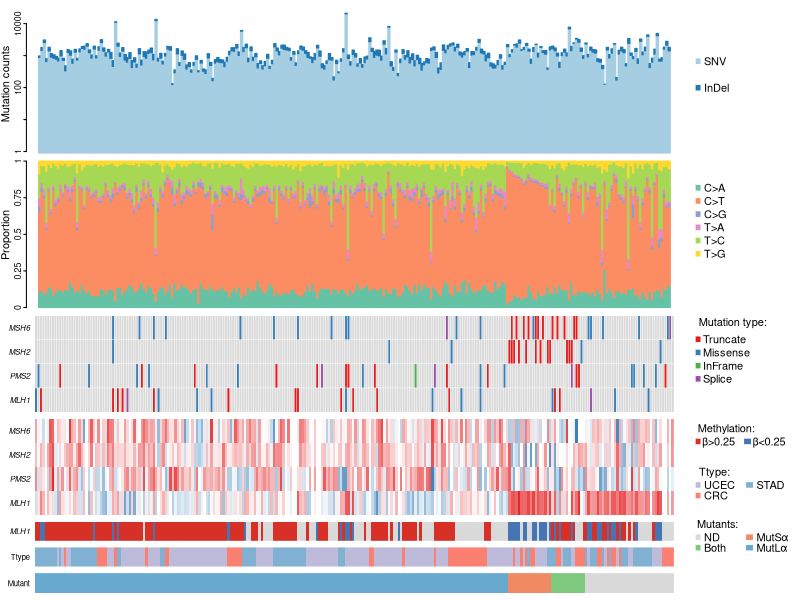

This chart was generated by the following R code:
mydata<-read.table("TCGA_MSI_anno.txt",header = T,row.names = 1,sep="\t")

#                   samples order                    
muts<-subset(mydata,select = 37)
muts$type<-rep(NA,nrow(muts))
muts$type[which(muts$muts=="")]=1
muts$type[which(muts$muts=="Double")]=2
muts$type[which(muts$muts==1)]=3
muts$type[which(muts$muts==0)]=4
order_name<-rownames(muts)[rev(order(muts$type))]

library(RColorBrewer)
dev.new()
cairo_pdf("Fig_1A.pdf",7,4.5)
ly<-layout(matrix(c(1:10,11,11,11,11),ncol=2),heights = c(6,6,4,4,1,1,1.3),widths = c(20,3))

#--------------------------------
#       SNV+INDEL
#--------------------------------
count<-subset(mydata,select = c(3,4))
count<-count[order_name,]
count$snv_log<-(count$total_mut)
count$indel_log<-(count$indel)
tmp<-t(as.matrix(count[,3:4]))
par(mar=c(0,1,1,0),mgp=c(0.1,0.2,0))
cl<-brewer.pal(3, "Paired")[1:2]
cl.snv<-cl
barplot(tmp,col=cl,border=cl,space=0,axes=F,axisnames=F,ylab="Mutation counts",xpd=T,log="y",xaxt="n")
a<-max(tmp[1,]+tmp[2,])
at<-seq(0,a,length.out=5)
axis(side=2, at=c(1,10,100,1000,10000), labels=c(1,"",100,"",10000), cex.axis=.8, xpd=TRUE,line=-1,tcl=-.2)

#--------------------------------
#     SIX TYPE MUTATION
#--------------------------------
six.mut<-subset(mydata,select = 5:10)
six.mut<-six.mut[order_name,]
tmp<-t(six.mut)
par(mar=c(0,1,.5,0),mgp=c(0.1,0.2,0))
cl<-brewer.pal(6, "Set2")
cl.six<-cl
barplot(tmp,col=cl,border=cl,space=0,axes=F,axisnames=F,ylab="Proportion",xpd=T)
at<-c(0,0.25,0.5,0.75,1)
axis(side=2, at=at, labels=at, cex.axis=.8, xpd=TRUE,line=-1,tcl=-.2)


#--------------------------------------
#                MMR MUTATION
#--------------------------------------
mmr.mut<-read.table("MMR_gene_mut_status.txt",header = T,row.names = 1)
mmr.mut<-mmr.mut[order_name,]
tmp<-as.matrix(mmr.mut)
genes<-substring(colnames(mmr.mut),1,4)
cl<-c("#d9d9d9",brewer.pal(4, "Set1"))
cl.mut<-cl
par(mar=c(0,2.65,.5,1.65),mgp=c(2,0,0))
c<-image(tmp,col=cl,axes=F,font=2)
grid(dim(tmp)[1], dim(tmp)[2], col="white", lty=1, lwd=.5)
axis(at=seq(0,1,length.out=dim(tmp)[2]),labels=genes,side=2,las=1,tick=F,cex.axis=.7,font=3,line=.4)


#--------------------------------------
#                MMR EXPRESSION
#--------------------------------------
mmr.exp<-subset(mydata,select = 31:34)
mmr.exp<-mmr.exp[order_name,]
tmp<-as.matrix(mmr.exp)
cl<-c("#377eb8","white","#e41a1c")
hcl<-colorRampPalette(cl)(100)
par(mar=c(0,2.65,.5,1.65),mgp=c(2,0,0))
min.max<-range(na.omit(tmp))
image(tmp,col=hcl,axes=F,font=2,zlim = c(-3,2.4))
axis(at=seq(0,1,length.out=dim(tmp)[2]),labels=genes,side=2,las=1,tick=F,cex.axis=.7,font=3,line=.4)


#--------------------------------------
#                MLH1 METHYL
#--------------------------------------
mlh1.met<-subset(mydata,select = 24)
mlh1.met<-as.data.frame(mlh1.met[order_name,])
rownames(mlh1.met)<-order_name
colnames(mlh1.met)<-"MLH1_me"
mlh1.met$type<-rep(NA,nrow(mlh1.met))
mlh1.met$type[which(is.na(mlh1.met$MLH1_me))]=0
mlh1.met$type[which(mlh1.met$MLH1_me>0.26)]=1
mlh1.met$type[which(mlh1.met$MLH1_me<0.26)]=2
tmp<-as.matrix(mlh1.met$type)
cl<-c("#d9d9d9","#d73027","#4575b4")
cl.met<-cl
par(mar=c(0,2.65,.5,1.65),mgp=c(2,0,0))
c<-image(tmp,col=cl,axes=F,font=2)
#grid(dim(tmp)[1], dim(tmp)[2], col="white", lty=1, lwd=.5)
axis(at=seq(0,1,length.out=dim(tmp)[2]),labels="MLH1",side=2,las=1,tick=F,cex.axis=.7,font=3,line=.4)


#--------------------------------------
#                TUMOR TYPE
#--------------------------------------
ttype<-subset(mydata,select = 1)
ttype<-as.data.frame(ttype[order_name,])
rownames(ttype)<-order_name
colnames(ttype)<-"cancer_type"
ttype$type<-rep(NA,nrow(ttype))
ttype$type[which(ttype$cancer_type=="UCEC")]=1
ttype$type[which(ttype$cancer_type=="COAD" |ttype$cancer_type=="READ" )]=2
ttype$type[which(ttype$cancer_type=="STAD")]=3
tmp<-as.matrix(ttype$type)
cl<-brewer.pal(5, "Set3")[3:5]
cl.ttype<-cl
par(mar=c(0,2.65,.5,1.65),mgp=c(2,0,0))
c<-image(tmp,col=cl,axes=F,font=2)
#grid(dim(tmp)[1], dim(tmp)[2], col="white", lty=1, lwd=.5)
axis(at=seq(0,1,length.out=dim(tmp)[2]),labels="Ttype",side=2,las=1,tick=F,cex.axis=.7,font=1,line=.4)


#--------------------------------------
#       MutL and MutS type
#--------------------------------------
muts<-subset(mydata,select = 37)
muts<-as.data.frame(muts[order_name,])
rownames(muts)<-order_name
muts$type<-rep(NA,nrow(muts))
muts$type[which(muts$muts=="")]=1
muts$type[which(muts$muts=="Double")]=2
muts$type[which(muts$muts==1)]=3
muts$type[which(muts$muts==0)]=4
tmp<-as.matrix(muts$type)
cl<-c("#d9d9d9","#7fc97f","#ef8a62","#67a9cf")
cl.muts<-cl
par(mar=c(0.5,2.65,.5,1.65),mgp=c(2,0,0))
c<-image(tmp,col=cl,axes=F,font=2)
#grid(dim(tmp)[1], dim(tmp)[2], col="white", lty=1, lwd=.5)
axis(at=seq(0,1,length.out=dim(tmp)[2]),labels="Mutant",side=2,las=1,tick=F,cex.axis=.7,font=1,line=.4)


#--------------------------------------
#           figure legend
#--------------------------------------
#empty figure SNV+INDEL
par(mgp=c(2,0,0),mar=c(0,0,0,1))
plot(0,type="n",bty="n",ann=F,axes=F)
legend(x=0.45,y=.5,legend=c("SNV","InDel"),x.intersp=0.3,y.intersp=2,fill=cl.snv,horiz=F,xpd=T, box.col=NA,border=col,ncol=1)

#empty figure SIX TYPE
par(mgp=c(2,0,0),mar=c(0,0,0,1))
plot(0,type="n",bty="n",ann=F,axes=F)
legend(x=0.45,y=.8,legend=c("C>A","C>T","C>G","T>A","T>C","T>G"),x.intersp=0.3,y.intersp=1,fill=cl.six,horiz=F,xpd=T, box.col=NA,border=col,ncol=1)

#empty figure MMR MUT
par(mgp=c(2,0,0),mar=c(0,0,0,1))
plot(0,type="n",bty="n",ann=F,axes=F)
legend(x=0.45,y=1,legend=c("Truncate","Missense","InFrame","Splice"),x.intersp=0.2,y.intersp=1,fill=cl.mut[2:5],horiz=F,xpd=T, box.col=NA,border=col,ncol=1,title="Mutation type:",title.adj=0.25,text.width = 1)

#empty others
par(mgp=c(2,0,0),mar=c(0,0,0,1))
plot(0,type="n",bty="n",ann=F,axes=F)
cl<-c("#d73027","#4575b4",brewer.pal(5, "Set3")[3:5],c("#d9d9d9","#7fc97f","#ef8a62","#67a9cf"))
lb<-c(paste0("\u03b2",">0.25"),paste0("\u03b2","<0.25"),"UCEC","CRC","STAD","ND","Both",paste0("MutS","\u03b1"),paste0("MutL","\u03b1"))

# MLH1 methylation
legend(x=0.45,y=1,legend=lb[1:2],y.intersp=0.8,fill=cl[1:2],horiz=F,xpd=T, box.col=NA,border=col,ncol=2,title="Methylation:",title.adj=0.3,x.intersp=0.1,text.width =0.3)

# Cancer type
legend(x=0.45,y=0.5,legend=lb[3:5],y.intersp=0.8,fill=cl[3:5],horiz=F,xpd=T, box.col=NA,border=col,ncol=2,title="Ttype:",title.adj=0.2,x.intersp=0.3,text.width =0.3)

# MutS and MutL mutants
legend(x=0.45,y=-0.1,legend=lb[6:9],y.intersp=0.8,fill=cl[6:9],horiz=F,xpd=T, box.col=NA,border=col,ncol=2,title="Mutants:",title.adj=0.2,x.intersp=0.3,text.width =0.3)
dev.off()